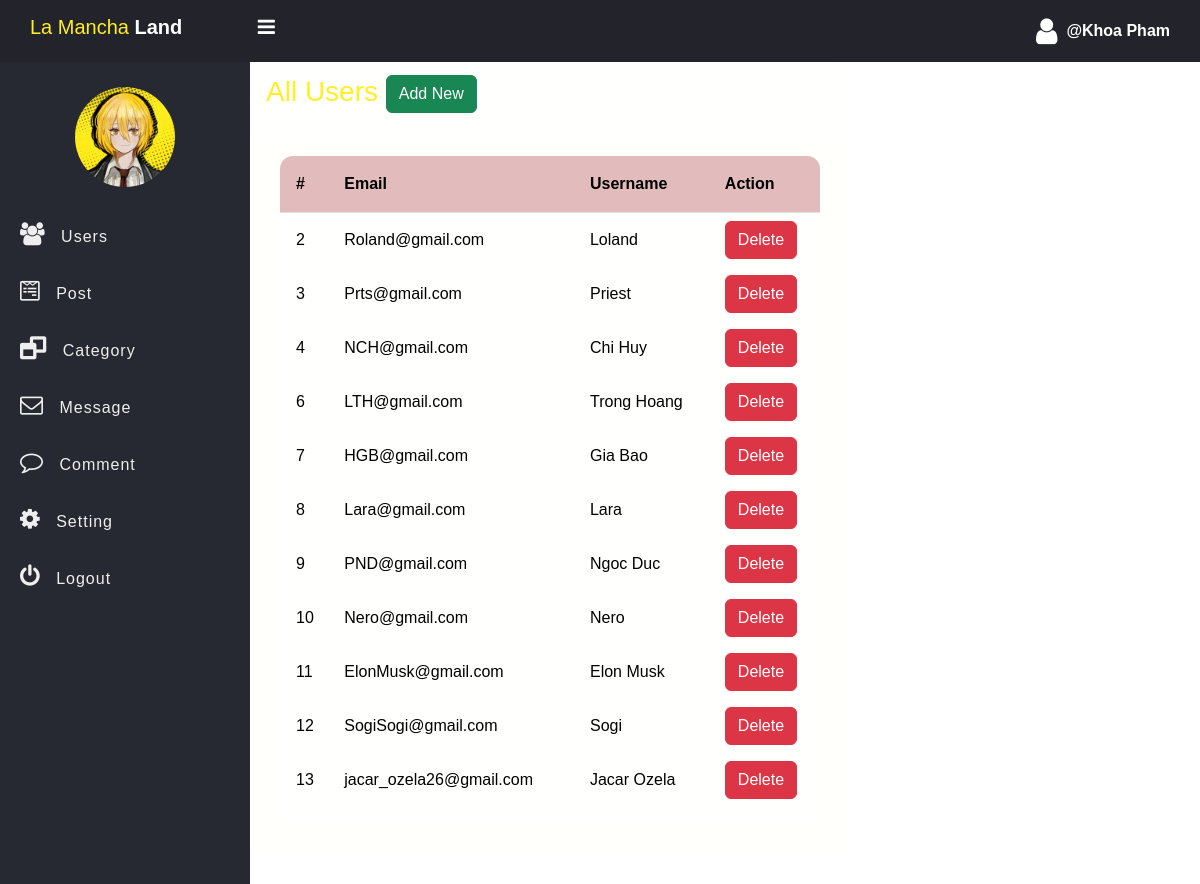
Page /admin/users.php (signed in) on the committed database.
### tables this page shows
CREATE TABLE `users` (
  `id` int(11) NOT NULL,
  `email` varchar(255) NOT NULL,
  `username` varchar(255) NOT NULL,
  `password` varchar(255) NOT NULL
);

### admin/data/User.php (called while the page is built, shortened)
<?php
function getAll($conn){
    $sql = "SELECT id, email, username FROM users";
    $stmt = $conn->prepare($sql);
    $stmt->execute();
    if($stmt->rowCount() >= 1){
        $data = $stmt->fetchAll();
        return $data;
    }else{
        return 0;
    }
}
?>

### admin/users.php (the view, shortened to what this page needs)
<?php
if (isset($_SESSION['admin_id']) && isset($_SESSION['username'])) {
 ?>
<!DOCTYPE html>
<html>
<head>
	<link rel="stylesheet" href="https://stackpath.bootstrapcdn.com/font-awesome/4.7.0/css/font-awesome.min.css">
	<link rel="stylesheet" href="../css/side-bar.css">
    <link rel="stylesheet" href="../css/style.css">
    <link href="https://cdn.jsdelivr.net/npm/bootstrap@5.3.3/dist/css/bootstrap.min.css" rel="stylesheet">
</head>
<body>
    <?php
    include "inc/side-nav.php" ;
    include_once("data/User.php");
    include_once("../db_conn.php");
    $users = getAll($conn);
    ?>
    <div class="main-table">
        <h3 class=" All-user">All Users <a href="../signup.php" class="btn btn-success">Add New</a></h3>
        <?php if ($users !=0) { ?>
            <section class="table-body">
                <table class="table t1">
                    <thead>
                        <tr>
                            <th scope="col">#</th>
                            <th scope="col">Email</th>
                            <th scope="col">Username</th>
                            <th scope="col">Action</th>
                        </tr>
                    </thead>
                    <tbody>
                        <?php foreach ($users as $user) {?>
                        <tr>
                            <td scope="row"><?= $user['id'] ?></td>
                            <td><?= $user['email'] ?></td>
                            <td><?= $user['username'] ?></td>
                            <td>
                                <a href="user-delete.php?user_id=<?= $user['id'] ?>" class="btn btn-danger">Delete</a>
                            </td>
                        </tr>
                        <?php } ?>
                    </tbody>
                </table>
            </section>
        <?php }else{ ?>
            <div class="alert alert-warning">
                Empty!
            </div>
        <?php } ?>
    </div>
	    </div>
</body>
</html>
<?php
} else {
    header("Location: ../admin-login.php");
    exit;
}
?>

### css/side-bar.css (style rules this page uses)
* { padding: 0; margin: 0; box-sizing: border-box; font-family: arial, sans-serif; }

### css/style.css (style rules this page uses)
.All-user { color: #FFEF23; width: 100%; min-height: 10%; background-color: #fff4; padding: .8rem 1rem; }
.table-body { width: 90%; max-height: calc(87% - 1rem); margin: .9rem auto; background-color: #fffb; border-radius: .8rem; overflow: auto; }
.main-table { width: 80vw; height: 81vh; max-width: 600px; min-height: 582px; border-radius: .8rem; backdrop-filter: blur(7px); background-color: rgba(255, 255, 245, 0.292) !important; overflow: hidden; }
.t1 tbody, .t1 td { text-align: left; vertical-align: middle; border: none; background-color: transparent !important; }
th, td { padding-left: 1rem !important; }
thead th { position: sticky; top: 0; left: 0; padding-top: 1rem !important; padding-bottom: 1rem !important; background-color: #e2babaf7 !important; }

### rows in the picture
users: id "2", email "Roland@gmail.com", username "Loland"
users: id "3", email "Prts@gmail.com", username "Priest"
users: id "4", email "NCH@gmail.com", username "Chi Huy"
users: id "6", email "LTH@gmail.com", username "Trong Hoang"
users: id "7", email "HGB@gmail.com", username "Gia Bao"
users: id "8", email "Lara@gmail.com", username "Lara"
users: id "9", email "PND@gmail.com", username "Ngoc Duc"
users: id "10", email "Nero@gmail.com", username "Nero"
users: id "11", email "ElonMusk@gmail.com", username "Elon Musk"
users: id "12", email "SogiSogi@gmail.com", username "Sogi"
users: id "13", email "jacar_ozela26@gmail.com", username "Jacar Ozela"

### other values in the picture
$_SESSION['username'] "Khoa Pham"
